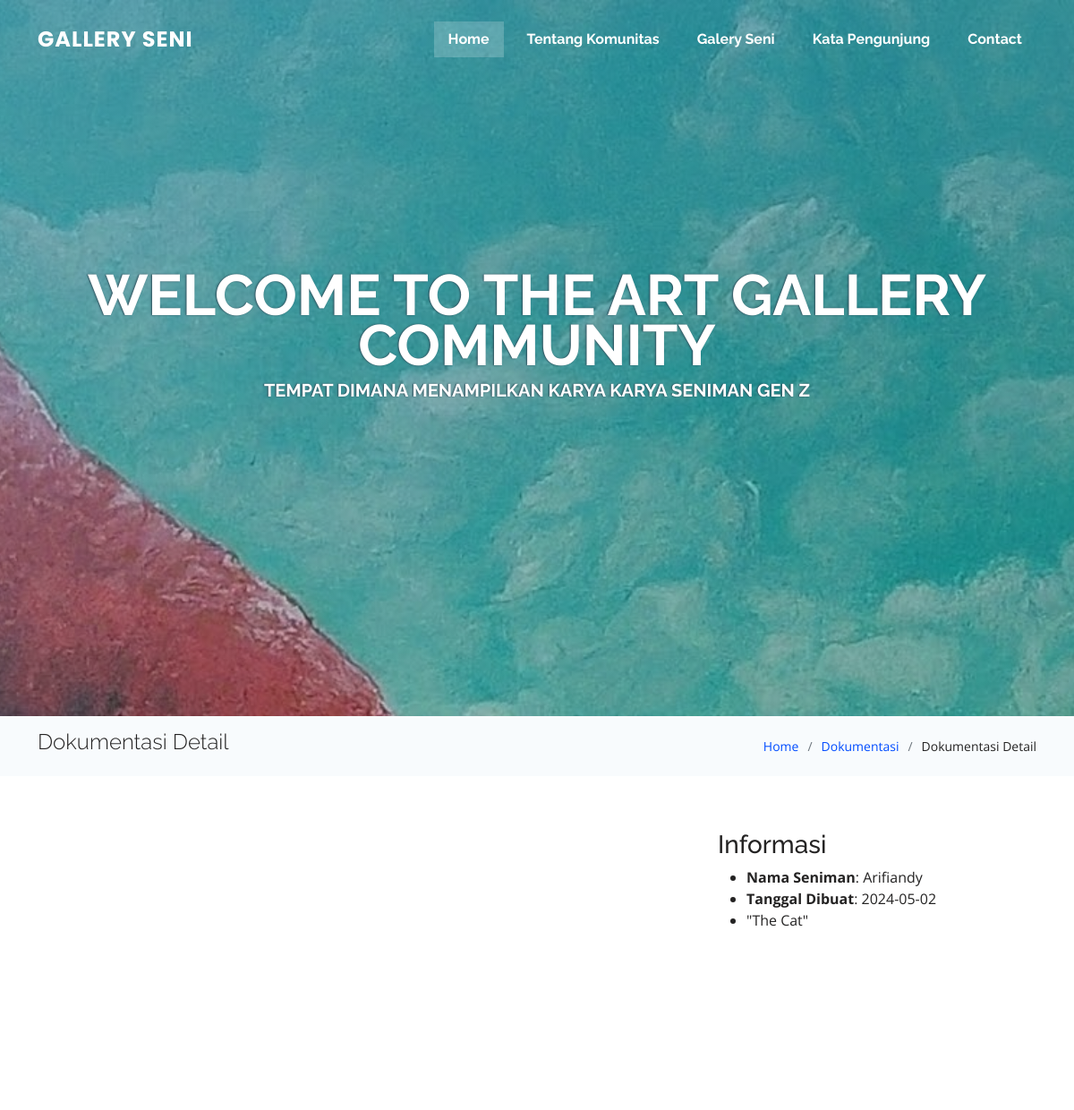
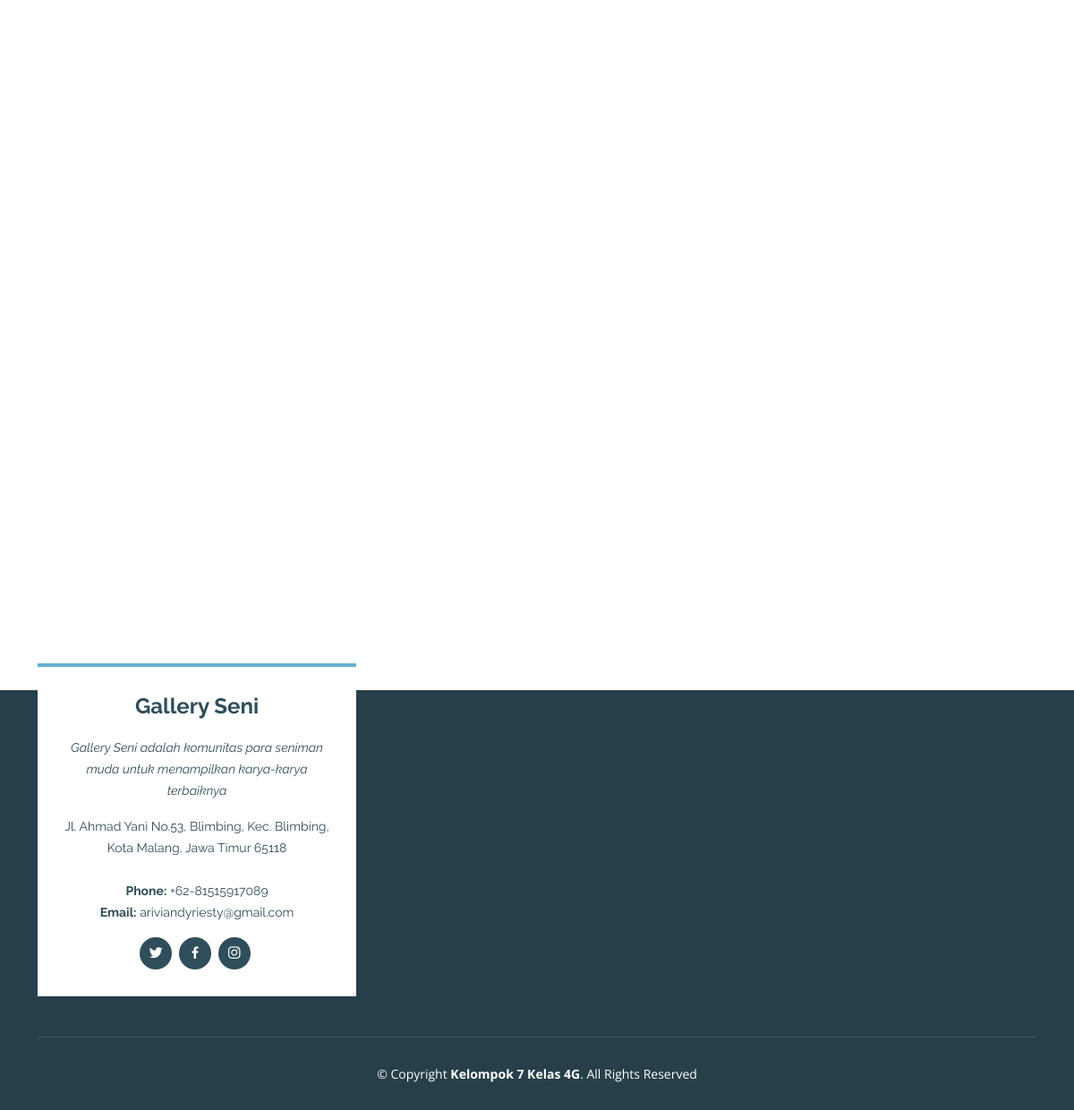
The app's page /landingpage/dokumentasi/9 with its own data (2 pictures, top to bottom).
### tables this page shows
CREATE TABLE `tb_settings` (
  `id` int(11) NOT NULL,
  `judul_halaman` varchar(255) DEFAULT NULL,
  `text_sambutan` varchar(255) DEFAULT NULL,
  `desc_sambutan` text DEFAULT NULL,
  `sampul_website` varchar(255) DEFAULT NULL,
  `desc_web` varchar(255) DEFAULT NULL,
  `alamat` text DEFAULT NULL,
  `phone` char(20) DEFAULT NULL,
  `email` varchar(100) DEFAULT NULL,
  `twitter` varchar(255) DEFAULT NULL,
  `facebook` varchar(255) DEFAULT NULL,
  `instagram` varchar(255) DEFAULT NULL
);

CREATE TABLE `tb_dokumentasi` (
  `id_dokumentasi` int(11) NOT NULL,
  `thumbnail` varchar(255) NOT NULL,
  `nama_seniman` varchar(255) NOT NULL,
  `tanggal` date NOT NULL,
  `deskripsi` varchar(255) NOT NULL,
  `views` int(11) NOT NULL
);

### application/views/page/layout.php (called while the page is built)
<?php
require_once 'templates/head.php';
require_once 'templates/content.php';
require_once 'templates/footer.php';
?>

### application/controllers/Landingpage.php (called while the page is built, shortened)
<?php
class Landingpage extends CI_Controller
{
    public function dokumentasi($id)
    {
        $settings = $this->db->get('tb_settings')->row_array();
        $dokumentasi = $this->db->get_where('tb_dokumentasi', ['id_dokumentasi' => $id])->row_array();
        $data = array(
            'title' => 'Gallery Seni',
            'isi' => 'page/dokumentasi/detail',
            'settings' => $settings,
            'dokumentasi' => $dokumentasi,
        );
        $this->load->view('page/layout', $data, FALSE);
    }
}

### index.php (called while the page is built, shortened)
<?php
require_once BASEPATH.'core/CodeIgniter.php';

### application/views/page/templates/content.php (called while the page is built)
<?php
if($isi){
    $this->load->view($isi);
}

### application/views/page/dokumentasi/detail.php (the view, shortened to what this page needs)
<main id="main">
    <section class="breadcrumbs">
        <div class="container">
            <div class="d-flex justify-content-between align-items-center">
                <h2>Dokumentasi Detail</h2>
                <ol>
                    <li><a href="<?= base_url('') ?>">Home</a></li>
                    <li><a href="<?= base_url('landingpage/alldokumentasi/') ?>">Dokumentasi</a></li>
                    <li>Dokumentasi Detail</li>
                </ol>
            </div>
        </div>
    </section>
    <section id="portfolio" class="portfolio">
        <div class="container">
            <div class="row gy-4">
                <div class="col-lg-8">
                    <div class="portfolio-details-slider swiper">
                        <div class="swiper-wrapper align-items-center">
                            <div class="swiper-slide">
                                <img src="<?= base_url('vendor/dokumentasi/') . $dokumentasi['thumbnail']; ?>" alt="">
                            </div>
                        </div>
                    </div>
                </div>
                <div class="col-lg-4">
                    <div class="portfolio-info">
                        <h3>Informasi</h3>
                        <ul>
                            <li><strong>Nama Seniman</strong>: <?= $dokumentasi['nama_seniman'] ?></li>
                            <li><strong>Tanggal Dibuat</strong>: <?= $dokumentasi['tanggal']; ?></li>
                            <li>
                                <p>
                                    "<?php echo $dokumentasi['deskripsi'] ?>"
                                </p>
                            </li>
                        </ul>
                    </div>
                </div>
            </div>
        </div>
    </section>
</main>

### application/views/page/templates/head.php (shortened to what this page needs)
<!DOCTYPE html>
<html lang="en">
<head>
    <link href="<?= base_url('vendor/landingpage/') ?>assets/vendor/aos/aos.css" rel="stylesheet">
    <link href="<?= base_url('vendor/landingpage/') ?>assets/vendor/bootstrap/css/bootstrap.min.css" rel="stylesheet">
    <link href="<?= base_url('vendor/landingpage/') ?>assets/vendor/bootstrap-icons/bootstrap-icons.css" rel="stylesheet">
    <link href="<?= base_url('vendor/landingpage/') ?>assets/vendor/boxicons/css/boxicons.min.css" rel="stylesheet">
    <link href="<?= base_url('vendor/landingpage/') ?>assets/vendor/glightbox/css/glightbox.min.css" rel="stylesheet">
    <link href="<?= base_url('vendor/landingpage/') ?>assets/vendor/swiper/swiper-bundle.min.css" rel="stylesheet">
    <link href="<?= base_url('vendor/landingpage/') ?>assets/css/style.css" rel="stylesheet">
</head>
<body>
    <header id="header" class="fixed-top header-transparent">
        <div class="container d-flex align-items-center justify-content-between">
            <div class="logo">
                <h1 class="text-light"><a href="<?= base_url(''); ?>"><span><?= $settings['judul_halaman'] ?></span></a></h1>
            </div>
            <nav id="navbar" class="navbar">
                <ul>
                    <li><a class="nav-link scrollto active" href="#hero">Home</a></li>
                    <li><a class="nav-link scrollto" href="#tentang">Tentang Komunitas</a></li>
                    <li><a class="nav-link scrollto" href="#dokumentasi">Galery Seni</a></li>
                    <li><a class="nav-link scrollto" href="#katapengunjung">Kata Pengunjung</a></li>
                    <li><a class="nav-link scrollto" href="#contact">Contact</a></li>
                </ul>
            </nav>
        </div>
    </header>
    <section id="hero">
        <div class="hero-container" data-aos="fade-up">
            <h1><?= $settings['text_sambutan']; ?></h1>
            <h2><?= $settings['desc_sambutan'] ?></h2>
        </div>
    </section>

### application/views/page/templates/footer.php (shortened to what this page needs)
<footer id="footer">
    <div class="footer-top">
        <div class="container">
            <div class="row">
                <div class="col-lg-4 col-md-6">
                    <div class="footer-info">
                        <h3><?= $settings['judul_halaman'] ?></h3>
                        <p class="pb-3"><em><?= $settings['desc_web'] ?></em></p>
                        <p>
                            <?= $settings['alamat'] ?><br><br>
                            <strong>Phone:</strong> <?= $settings['phone'] ?><br>
                            <strong>Email:</strong> <?= $settings['email'] ?><br>
                        </p>
                        <div class="social-links mt-3">
                            <a href="<?= $settings['twitter'] ?>" class="twitter"><i class="bx bxl-twitter"></i></a>
                            <a href="<?= $settings['facebook'] ?>" class="facebook"><i class="bx bxl-facebook"></i></a>
                            <a href="<?= $settings['instagram'] ?>" class="instagram"><i class="bx bxl-instagram"></i></a>
                        </div>
                    </div>
                </div>
            </div>
        </div>
    </div>
    <div class="container">
        <div class="copyright">
            &copy; Copyright <strong><span>Kelompok 7 Kelas 4G</span></strong>. All Rights Reserved
        </div>
    </div>
</footer>
</body>
</html>

### records on screen
tb_settings: judul_halaman "GALLERY SENI", text_sambutan "WELCOME TO THE ART GALLERY COMMUNITY", desc_sambutan "TEMPAT DIMANA MENAMPILKAN KARYA KARYA SENIMAN GEN Z", judul_halaman "Gallery Seni", desc_web "Gallery Seni adalah komunitas para seniman muda untuk menampilkan karya-karya terbaiknya", alamat "Jl. Ahmad Yani No.53, Blimbing, Kec. Blimbing, Kota Malang, Jawa Timur 65118", phone "+62-81515917089", email "ariviandyriesty@gmail.com"
tb_dokumentasi: thumbnail (picture), nama_seniman "Arifiandy", tanggal "2024-05-02", deskripsi "The Cat"
